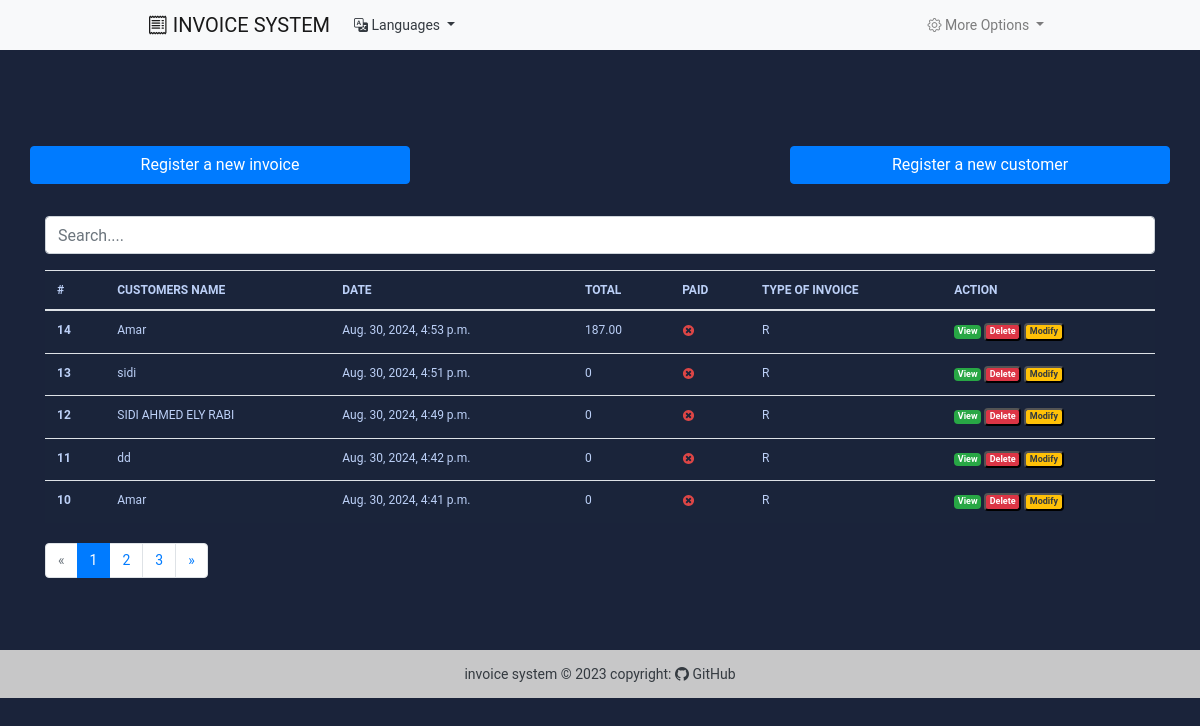
Before: / with the older database file.
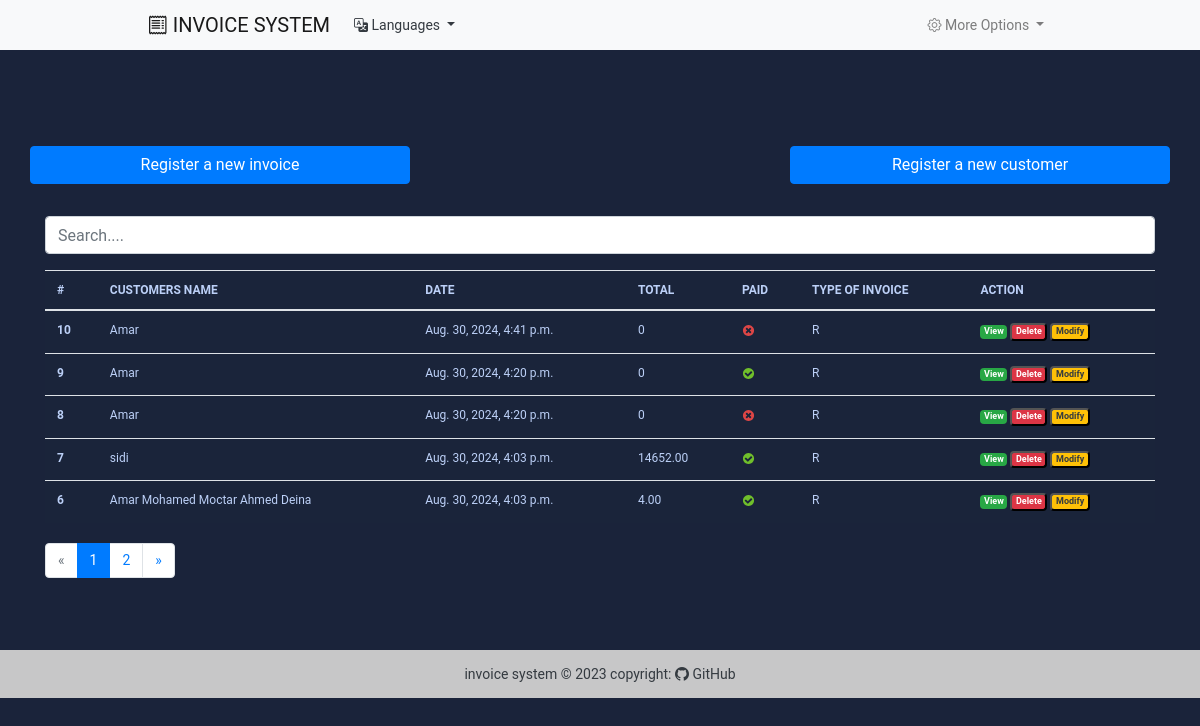
After: the same page with the newer database file.
### fact_app/models.py (models this page shows, shortened)
class Invoice(models.Model):
    INVOICE_TYPE = (
        ('R', _('RECEIPT')),
        ('P', _('PROFORMA INVOICE')),
        ('I', _('INVOICE'))
    )
    customer = models.ForeignKey(Customer, on_delete=models.PROTECT)
    save_by = models.ForeignKey(User, on_delete=models.PROTECT)
    invoice_date_time = models.DateTimeField(auto_now_add=True)
    total = models.DecimalField(max_digits=10, decimal_places=2)
    last_updated_date = models.DateTimeField(null=True, blank=True)
    paid = models.BooleanField(default=False)
    invoice_type = models.CharField(max_length=1, choices=INVOICE_TYPE)
    comments = models.TextField(null=True, max_length=1000, blank=True)
    image = models.ImageField(upload_to='invoice_images/', blank=True, null=True)
    class Meta:
        verbose_name = "Invoice"
        verbose_name_plural = "Invoices"
    @property
    def get_total(self):
        articles = self.article_set.all()
        total = sum(article.get_total for article in articles)
        return total

class Customer(models.Model):
    SEX_TYPES = (
        ('M', _('Male')),
        ('F', _('Feminine')),
    )
    phone_regex = RegexValidator(
        regex=r'^[234]\d{7}$',
        message=_("Phone number must be exactly 8 digits long and start with '2', '3', or '4'.")
    )
    name = models.CharField(max_length=132)
    email = models.EmailField()
    phone = models.CharField(max_length=8, validators=[phone_regex])
    address = models.CharField(max_length=64)
    sex = models.CharField(max_length=1, choices=SEX_TYPES)
    age = models.CharField(max_length=12)
    city = models.CharField(max_length=32)
    zip_code = models.CharField(max_length=16)
    created_date = models.DateTimeField(auto_now_add=True)
    save_by = models.ForeignKey(User, on_delete=models.PROTECT)
    image = models.ImageField(upload_to='customer_images/', blank=True, null=True)
    class Meta:
        verbose_name = "Customer"
        verbose_name_plural = "Customers"

class Article(models.Model):
    invoice = models.ForeignKey(Invoice, on_delete=models.CASCADE)
    name = models.CharField(max_length=32)
    quantity = models.IntegerField()
    unit_price = models.DecimalField(max_digits=10, decimal_places=2)
    total = models.DecimalField(max_digits=10, decimal_places=2, blank=True, null=True)
    class Meta:
        verbose_name = 'Article'
        verbose_name_plural = 'Articles'
    @property
    def get_total(self):
        total = self.quantity * self.unit_price
        return total

### fact_app/views.py (the view, shortened to what this page needs)
# urls.py: path('', views.HomeView.as_view(), name='home'),
class HomeView( View):
    templates_name = 'index.html'
    invoices = Invoice.objects.select_related('customer', 'save_by').all().order_by('-invoice_date_time')
    context = {
        'invoices': invoices
    }
    def get(self, request, *args, **kwags):
        items = pagination(request, self.invoices)
        self.context['invoices'] = items
        return render(request, self.templates_name, self.context)

### fact_app/utils.py (called while the page is built)
def pagination(request, invoices):
        default_page = 1
        page = request.GET.get('page', default_page)
        items_per_page = 5
        paginator = Paginator(invoices, items_per_page)
        try:
            items_page = paginator.page(page)
        except PageNotAnInteger:
            items_page = paginator.page(default_page)
        except EmptyPage:
            items_page = paginator.page(paginator.num_pages)
        return items_page

### templates/index.html (shortened to what this page needs)
{% extends "base.html" %}
{% load static %}
{% block content %}
<br><br>
<div class="row">
    <a href="{% url 'add-invoice' %}" class="btn col-md-4 btn-primary">
        Register a new invoice
    </a>
    <a href='#' class="col-md-4">
    </a>
    <a href="{% url 'add-customer' %}" class="btn col-md-4 btn-primary">
        Register a new customer
    </a>
</div>
<br><br>
<div class="form-group">
    <input id="search" class="form-control" type="text" placeholder="Search....">
</div>
<div>
    <table class="table table-striped-columns">
        <thead>
            <tr>
                <th scope="col">#</th>
                <th scope="col">CUSTOMERS NAME</th>
                <th scope="col">DATE</th>
                <th scope="col">TOTAL</th>
                <th scope="col">PAID</th>
                <th scope="col">TYPE OF INVOICE</th>
                <th scope="col">ACTION</th>
            </tr>
        </thead>
        <tbody id="myTable">
            {% if invoices %}
            {% for facture in invoices %}
            <tr>
                <th scope="row">{{ facture.pk }}</th>
                <td>{{facture.customer.name}}</td>
                <td>{{facture.invoice_date_time}}</td>
                <td>{{ facture.get_total }}</td>
                <td>
                    {% if facture.paid %}
                    <img src="{% static 'images/icon-yes.svg' %}" alt="True">
                    {% else %}
                    <img src="{% static 'images/icon-no.svg' %}" alt="False">
                    {% endif %}
                </td>
                <td>{{facture.invoice_type}}</td>
                <td>
                    <a href="#" title="Detail" class="badge text-white bg-success">View</a>
                    <button id="btn-invoice-sup" type="button" data-toggle="modal" data-target="#supprimer"
                        class="badge text-white bg-danger" title="Supprimer" data-id="{{ facture.pk }}"
                        data-customer="{{facture.customer.name}}">Delete
                    </button>
                    <button id="btn-invoice-mod" type="button" data-toggle="modal" title="Modifier" data-target="#modifier"
                        data-id="{{facture.pk}}" data-customer="{{facture.customer.name}}"
                        class="badge text-dark bg-warning"> Modify
                    </button>
                </td>
            </tr>
            {% endfor %}
            {% else %}
            <p class="text-center text-white">No invoice found.</p>
            {% endif %}
        </tbody>
    </table>
</div>
{% if invoices %}
<div class="pagination-container" style="text-align: left; margin-top: 20px;">
    <nav aria-label="Page navigation">
        <ul class="pagination">
            {% if invoices.has_previous %}
            <li class="page-item">
                <a class="page-link" href="?page={{ invoices.previous_page_number }}" aria-label="Previous">
                    <span aria-hidden="true">&laquo;</span>
                </a>
            </li>
            {% else %}
            <li class="page-item disabled">
                <span class="page-link">&laquo;</span>
            </li>
            {% endif %}
            {% for num in invoices.paginator.page_range %}
            {% if invoices.number == num %}
            <li class="page-item active"><span class="page-link">{{ num }}</span></li>
            {% elif num > invoices.number|add:'-3' and num < invoices.number|add:'3' %}
            <li class="page-item"><a class="page-link" href="?page={{ num }}">{{ num }}</a></li>
            {% endif %}
            {% endfor %}
            {% if invoices.has_next %}
            <li class="page-item">
                <a class="page-link" href="?page={{ invoices.next_page_number }}" aria-label="Next">
                    <span aria-hidden="true">&raquo;</span>
                </a>
            </li>
            {% else %}
            <li class="page-item disabled">
                <span class="page-link">&raquo;</span>
            </li>
            {% endif %}
        </ul>
    </nav>
</div>
{% endif %}
<br><br>
{% endblock %}

Changed rows visible on the page:
removed Invoice: pk "14", customer.name "Amar", invoice_date_time "Aug. 30, 2024, 4:53 p.m.", get_total "187.00", paid False (drawn), invoice_type "R"
removed Invoice: pk "13", customer.name "sidi", invoice_date_time "Aug. 30, 2024, 4:51 p.m.", get_total "0", paid False (drawn), invoice_type "R"
removed Invoice: pk "12", customer.name "SIDI AHMED ELY RABI", invoice_date_time "Aug. 30, 2024, 4:49 p.m.", get_total "0", paid False (drawn), invoice_type "R"
removed Invoice: pk "11", customer.name "dd", invoice_date_time "Aug. 30, 2024, 4:42 p.m.", get_total "0", paid False (drawn), invoice_type "R"
now on this page (row edited): Invoice: pk "9", customer.name "Amar", invoice_date_time "Aug. 30, 2024, 4:20 p.m.", get_total "0", paid True (drawn), invoice_type "R"
now on this page (row unchanged): Invoice: pk "8", customer.name "Amar", invoice_date_time "Aug. 30, 2024, 4:20 p.m.", get_total "0", paid False (drawn), invoice_type "R"
now on this page (row edited): Invoice: pk "7", customer.name "sidi", invoice_date_time "Aug. 30, 2024, 4:03 p.m.", get_total "14652.00", paid True (drawn), invoice_type "R"
now on this page (row edited): Invoice: pk "6", customer.name "Amar Mohamed Moctar Ahmed Deina", invoice_date_time "Aug. 30, 2024, 4:03 p.m.", get_total "4.00", paid True (drawn), invoice_type "R"
Other visible differences:
list line gone: "3"
